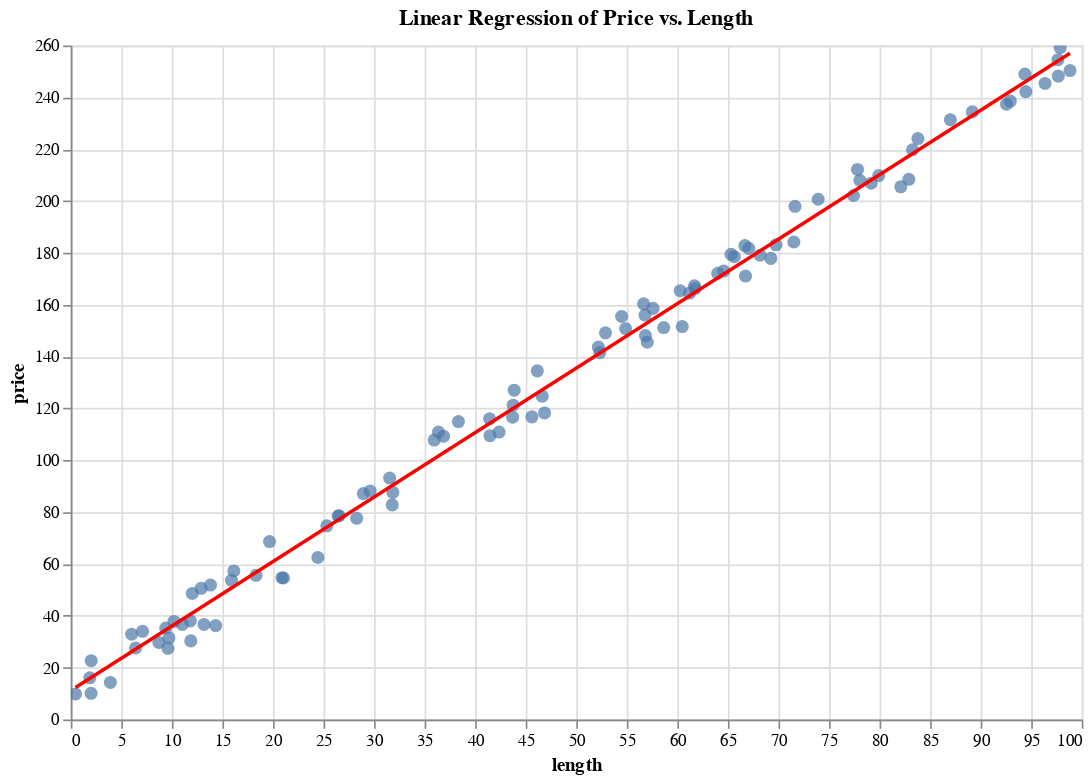

The notebook cell this image was saved under:
### Code cell
import polars as pl
import altair as alt
import numpy as np

# Generate sample data
np.random.seed(0)  # For reproducibility
n = 100
length = np.random.rand(n) * 100  # Random lengths between 0 and 100
# Linear relationship with noise
price = 2.5 * length + (np.random.rand(n) * 20)

# Create a Polars DataFrame
df = pl.DataFrame({
    "length": length,
    "price": price
})

# Scatter plot
scatter = alt.Chart(df).mark_circle(size=60).encode(
    x='length',
    y='price',
    tooltip=['length', 'price']
)


# Regression line
line = scatter.transform_regression('length', 'price').mark_line(color='red')

# Combine scatter plot and regression line
chart = scatter + line

display(df)
# Show the chart
chart.properties(
    width=600,
    height=400,
    title="Linear Regression of Price vs. Length"
).interactive()

### Figure 1 — Vega-Lite specification as saved in the notebook (floating-point values rounded to 4 significant figures)
{"config": {"view": {"continuousWidth": 300, "continuousHeight": 300}}, "layer": [{"mark": {"type": "circle", "size": 60}, "encoding": {"tooltip": [{"field": "length", "type": "quantitative"}, {"field": "price", "type": "quantitative"}], "x": {"field": "length", "type": "quantitative"}, "y": {"field": "price", "type": "quantitative"}}, "name": "view_6"}, {"mark": {"type": "line", "color": "red"}, "encoding": {"tooltip": [{"field": "length", "type": "quantitative"}, {"field": "price", "type": "quantitative"}], "x": {"field": "length", "type": "quantitative"}, "y": {"field": "price", "type": "quantitative"}}, "transform": [{"on": "length", "regression": "price"}]}], "data": {"name": "data-d94f4baf9258108d55c36e1b49d963c2"}, "height": 400, "params": [{"name": "param_7", "select": {"type": "interval", "encodings": ["x", "y"]}, "bind": "scales", "views": ["view_6"]}], "title": "Linear Regression of Price vs. Length", "width": 600, "$schema": "https://vega.github.io/schema/vega-lite/v5.20.1.json", "datasets": {"data-d94f4baf9258108d55c36e1b49d963c2": [{"length": 54.88, "price": 150.8}, {"length": 71.52, "price": 184.2}, {"length": 60.28, "price": 165.4}, {"length": 54.49, "price": 155.5}, {"length": 42.37, "price": 110.9}, {"length": 64.59, "price": 173.0}, {"length": 43.76, "price": 121.2}, {"length": 89.18, "price": 234.4}, {"length": 96.37, "price": 245.4}, {"length": 38.34, "price": 114.9}, {"length": 79.17, "price": 206.9}, {"length": 52.89, "price": 149.2}, {"length": 56.8, "price": 156.0}, {"length": 92.56, "price": 237.3}, {"length": 7.104, "price": 34.03}, {"length": 8.713, "price": 29.71}, {"length": 2.022, "price": 22.68}, {"length": 83.26, "price": 219.8}, {"length": 77.82, "price": 212.2}, {"length": 87.0, "price": 231.4}, {"length": 97.86, "price": 259.2}, {"length": 79.92, "price": 209.8}, {"length": 46.15, "price": 134.5}, {"length": 78.05, "price": 208.0}, {"length": 11.83, "price": 38.05}, {"length": 63.99, "price": 172.1}, {"length": 14.34, "price": 36.22}, {"length": 94.47, "price": 242.2}, {"length": 52.18, "price": 143.7}, {"length": 41.47, "price": 109.5}, {"length": 26.46, "price": 78.5}, {"length": 77.42, "price": 202.1}, {"length": 45.62, "price": 116.7}, {"length": 56.84, "price": 148.1}, {"length": 1.879, "price": 16.1}, {"length": 61.76, "price": 166.2}, {"length": 61.21, "price": 164.5}, {"length": 61.69, "price": 167.3}, {"length": 94.37, "price": 249.0}, {"length": 68.18, "price": 179.1}, {"length": 35.95, "price": 107.8}, {"length": 43.7, "price": 116.6}, {"length": 69.76, "price": 183.1}, {"length": 6.023, "price": 32.89}, {"length": 66.68, "price": 182.8}, {"length": 67.06, "price": 181.7}, {"length": 21.04, "price": 54.6}, {"length": 12.89, "price": 50.62}, {"length": 31.54, "price": 93.14}, {"length": 36.37, "price": 110.9}, {"length": 57.02, "price": 145.5}, {"length": 43.86, "price": 127.0}, {"length": 98.84, "price": 250.3}, {"length": 10.2, "price": 37.82}, {"length": 20.89, "price": 54.7}, {"length": 16.13, "price": 57.29}, {"length": 65.31, "price": 179.4}, {"length": 25.33, "price": 74.7}, {"length": 46.63, "price": 124.7}, {"length": 24.44, "price": 62.49}, {"length": 15.9, "price": 53.69}, {"length": 11.04, "price": 36.66}, {"length": 65.63, "price": 178.5}, {"length": 13.82, "price": 51.87}, {"length": 19.66, "price": 68.66}, {"length": 36.87, "price": 109.3}, {"length": 82.1, "price": 205.5}, {"length": 9.71, "price": 31.47}, {"length": 83.79, "price": 224.1}, {"length": 9.61, "price": 27.46}, {"length": 97.65, "price": 254.5}, {"length": 46.87, "price": 118.2}, {"length": 97.68, "price": 248.2}, {"length": 60.48, "price": 151.6}, {"length": 73.93, "price": 200.7}, {"length": 3.919, "price": 14.28}, {"length": 28.28, "price": 77.61}, {"length": 12.02, "price": 48.61}, {"length": 29.61, "price": 88.12}, {"length": 11.87, "price": 30.32}, {"length": 31.8, "price": 82.79}, {"length": 41.43, "price": 116.0}, {"length": 6.415, "price": 27.58}, {"length": 69.25, "price": 177.9}, {"length": 56.66, "price": 160.3}, {"length": 26.54, "price": 78.63}, {"length": 52.32, "price": 141.5}, {"length": 9.394, "price": 35.28}, {"length": 57.59, "price": 158.6}, {"length": 92.93, "price": 238.6}, {"length": 31.86, "price": 87.61}, {"length": 66.74, "price": 171.0}, {"length": 13.18, "price": 36.67}, {"length": 71.63, "price": 198.0}, {"length": 28.94, "price": 87.14}, {"length": 18.32, "price": 55.61}, {"length": 58.65, "price": 151.2}, {"length": 2.011, "price": 10.11}, {"length": 82.89, "price": 208.4}, {"length": 0.4695, "price": 9.862}]}}
